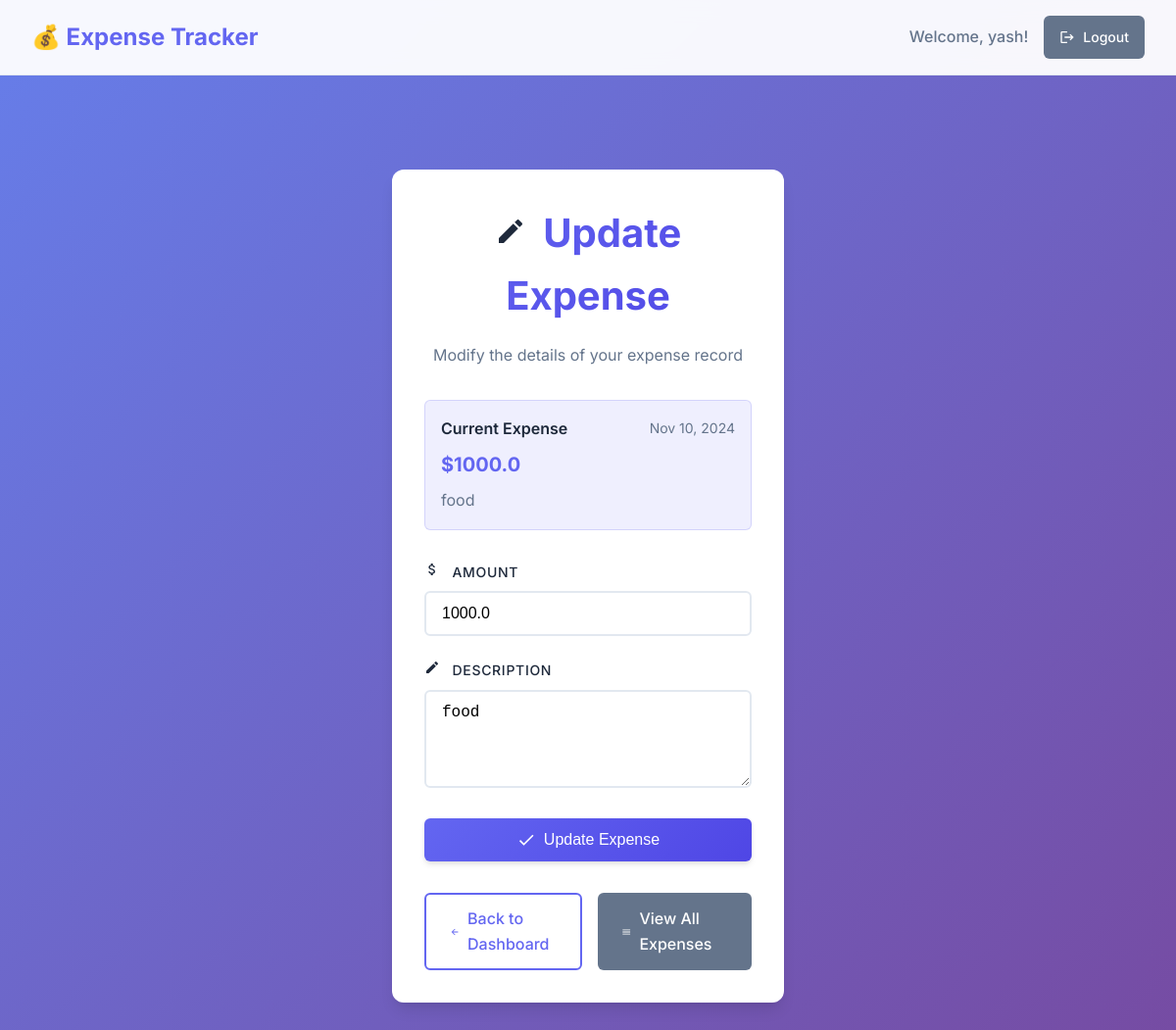
/update_expense/1 (signed in), run on the app's committed database.
### app.py (models this page shows)
class User(db.Model, UserMixin):  # Inherit from UserMixin
    id = db.Column(db.Integer, primary_key=True)
    username = db.Column(db.String(80), unique=True, nullable=False)
    password = db.Column(db.String(120), nullable=False)
    budget = db.Column(db.Float, default=0.0)

class Expense(db.Model):
    id = db.Column(db.Integer, primary_key=True)
    user_id = db.Column(db.Integer, db.ForeignKey('user.id'), nullable=False)
    amount = db.Column(db.Float, nullable=False)
    description = db.Column(db.String(200), nullable=True)
    date = db.Column(db.Date, default=datetime.utcnow)

### app.py (the view)
@app.route('/update_expense/<int:expense_id>', methods=['GET', 'POST'])
@login_required
def update_expense(expense_id):
    expense = Expense.query.get_or_404(expense_id)
    if request.method == 'POST':
        expense.amount = float(request.form['amount'])
        expense.description = request.form['description']
        db.session.commit()
        flash("Expense updated successfully!")
        return redirect(url_for('dashboard'))
    return render_template('update_expense.html', expense=expense)

### app.py (called while the page is built)
@login_manager.user_loader
def load_user(user_id):
    return User.query.get(int(user_id))

### templates/update_expense.html (shortened to what this page needs)
<!DOCTYPE html>
<html lang="en">
<head>
    <link rel="stylesheet" href="{{ url_for('static', filename='styles.css') }}">
</head>
<body>
    <nav class="navbar">
        <a href="{{ url_for('dashboard') }}" class="nav-brand">
            💰 Expense Tracker
        </a>
        <div class="nav-links">
            <span class="nav-link">Welcome, {{ current_user.username }}!</span>
            <a href="{{ url_for('logout') }}" class="btn btn-secondary btn-sm">
                <svg width="16" height="16" fill="currentColor" viewBox="0 0 24 24">
                    <path d="M17 7l-1.41 1.41L18.17 11H8v2h10.17l-2.58 2.59L17 17l5-5zM4 5h8V3H4c-1.1 0-2 .9-2 2v14c0 1.1.9 2 2 2h8v-2H4V5z"/>
                </svg>
                Logout
            </a>
        </div>
    </nav>
    <div class="container">
        <div class="card card-sm fade-in">
            <h1>
                <svg width="32" height="32" fill="currentColor" viewBox="0 0 24 24" style="display: inline; margin-right: 0.5rem;">
                    <path d="M3 17.25V21h3.75L17.81 9.94l-3.75-3.75L3 17.25zM20.71 7.04c.39-.39.39-1.02 0-1.41l-2.34-2.34c-.39-.39-1.02-.39-1.41 0l-1.83 1.83 3.75 3.75 1.83-1.83z"/>
                </svg>
                Update Expense
            </h1>
            <p style="text-align: center; margin-bottom: 2rem; color: var(--text-secondary);">
                Modify the details of your expense record
            </p>
            <div style="background: rgba(99, 102, 241, 0.1); border: 1px solid rgba(99, 102, 241, 0.2); border-radius: var(--border-radius-sm); padding: 1rem; margin-bottom: 2rem;">
                <div style="display: flex; justify-content: space-between; align-items: center; margin-bottom: 0.5rem;">
                    <span style="font-weight: 600; color: var(--text-primary);">Current Expense</span>
                    <span style="font-size: 0.875rem; color: var(--text-secondary);">{{ expense.date.strftime('%b %d, %Y') }}</span>
                </div>
                <div style="font-size: 1.25rem; font-weight: 700; color: var(--primary-color); margin-bottom: 0.5rem;">
                    ${{ expense.amount }}
                </div>
                <div style="color: var(--text-secondary);">
                    {{ expense.description }}
                </div>
            </div>
            <form method="POST" action="{{ url_for('update_expense', expense_id=expense.id) }}">
                <div class="form-group">
                    <label for="amount">
                        Amount
                    </label>
                    <input type="number" name="amount" value="{{ expense.amount }}" step="0.01" required min="0.01">
                </div>
                <div class="form-group">
                    <label for="description">
                        <svg width="16" height="16" fill="currentColor" viewBox="0 0 24 24" style="display: inline; margin-right: 0.5rem;">
                            <path d="M3 17.25V21h3.75L17.81 9.94l-3.75-3.75L3 17.25zM20.71 7.04c.39-.39.39-1.02 0-1.41l-2.34-2.34c-.39-.39-1.02-.39-1.41 0l-1.83 1.83 3.75 3.75 1.83-1.83z"/>
                        </svg>
                        Description
                    </label>
                    <textarea name="description" required>{{ expense.description }}</textarea>
                </div>
                <button type="submit" class="btn btn-primary btn-full">
                    <svg width="20" height="20" fill="currentColor" viewBox="0 0 24 24">
                        <path d="M21 7L9 19l-5.5-5.5 1.41-1.41L9 16.17 19.59 5.59 21 7z"/>
                    </svg>
                    Update Expense
                </button>
            </form>
            <div style="display: flex; gap: 1rem; margin-top: 2rem;">
                <a href="{{ url_for('dashboard') }}" class="btn btn-outline" style="flex: 1;">
                    <svg width="16" height="16" fill="currentColor" viewBox="0 0 24 24">
                        <path d="M20 11H7.83l5.59-5.59L12 4l-8 8 8 8 1.41-1.41L7.83 13H20v-2z"/>
                    </svg>
                    Back to Dashboard
                </a>
                <a href="{{ url_for('view_expenses') }}" class="btn btn-secondary" style="flex: 1;">
                    <svg width="16" height="16" fill="currentColor" viewBox="0 0 24 24">
                        <path d="M3 18h18v-2H3v2zm0-5h18v-2H3v2zm0-7v2h18V6H3z"/>
                    </svg>
                    View All Expenses
                </a>
            </div>
        </div>
    </div>
</body>
</html>

### static/styles.css (style rules this page uses)
:root { --primary-color: #6366f1; --primary-dark: #4f46e5; --secondary-color: #64748b; --success-color: #10b981; --danger-color: #ef4444; --warning-color: #f59e0b; --background-color: #f8fafc; --surface-color: #ffffff; --text-primary: #1e293b; --text-secondary: #64748b; --border-color: #e2e8f0; --shadow-sm: 0 1px 2px 0 rgba(0, 0, 0, 0.05); --shadow-md: 0 4px 6px -1px rgba(0, 0, 0, 0.1), 0 2px 4px -1px rgba(0, 0, 0, 0.06); --shadow-lg: 0 10px 15px -3px rgba(0, 0, 0, 0.1), 0 4px 6px -2px rgba(0, 0, 0, 0.05); --border-radius: 12px; --border-radius-sm: 6px; --transition: all 0.2s cubic-bezier(0.4, 0, 0.2, 1); }
* { margin: 0; padding: 0; box-sizing: border-box; }
body { font-family: 'Inter', -apple-system, BlinkMacSystemFont, 'Segoe UI', Roboto, sans-serif; background: linear-gradient(135deg, #667eea 0%, #764ba2 100%); min-height: 100vh; color: var(--text-primary); line-height: 1.6; }
.container { max-width: 1200px; margin: 0 auto; padding: 2rem; }
.card { background: var(--surface-color); border-radius: var(--border-radius); box-shadow: var(--shadow-lg); padding: 2rem; margin: 1rem 0; backdrop-filter: blur(10px); border: 1px solid rgba(255, 255, 255, 0.1); }
.card-sm { max-width: 400px; margin: 2rem auto; }
h1 { font-size: 2.5rem; font-weight: 700; color: var(--text-primary); margin-bottom: 1rem; text-align: center; background: linear-gradient(135deg, var(--primary-color), var(--primary-dark)); -webkit-background-clip: text; -webkit-text-fill-color: transparent; background-clip: text; }
p { color: var(--text-secondary); margin-bottom: 1rem; }
.form-group { margin-bottom: 1.5rem; }
label { display: block; font-weight: 500; color: var(--text-primary); margin-bottom: 0.5rem; font-size: 0.875rem; text-transform: uppercase; letter-spacing: 0.05em; }
input[type="text"], input[type="password"], input[type="number"], textarea { width: 100%; padding: 0.75rem 1rem; border: 2px solid var(--border-color); border-radius: var(--border-radius-sm); font-size: 1rem; transition: var(--transition); background: var(--surface-color); }
textarea { resize: vertical; min-height: 100px; }
.btn { display: inline-flex; align-items: center; justify-content: center; padding: 0.75rem 1.5rem; font-size: 1rem; font-weight: 500; border-radius: var(--border-radius-sm); border: none; cursor: pointer; text-decoration: none; transition: var(--transition); gap: 0.5rem; min-height: 44px; }
.btn-primary { background: linear-gradient(135deg, var(--primary-color), var(--primary-dark)); color: white; box-shadow: var(--shadow-md); }
.btn-secondary { background: var(--secondary-color); color: white; }
.btn-outline { background: transparent; color: var(--primary-color); border: 2px solid var(--primary-color); }
.btn-sm { padding: 0.5rem 1rem; font-size: 0.875rem; }
.btn-full { width: 100%; }
.navbar { background: rgba(255, 255, 255, 0.95); backdrop-filter: blur(10px); border-bottom: 1px solid var(--border-color); padding: 1rem 2rem; display: flex; justify-content: space-between; align-items: center; margin-bottom: 2rem; }
.nav-brand { font-size: 1.5rem; font-weight: 700; color: var(--primary-color); text-decoration: none; }
.nav-links { display: flex; gap: 1rem; align-items: center; }
.nav-link { color: var(--text-secondary); text-decoration: none; font-weight: 500; transition: var(--transition); }
.fade-in { animation: fadeIn 0.5s ease-in-out; }

### data on the page
User: username "yash"
Expense: date "Nov 10, 2024", amount "1000.0", description "food"
